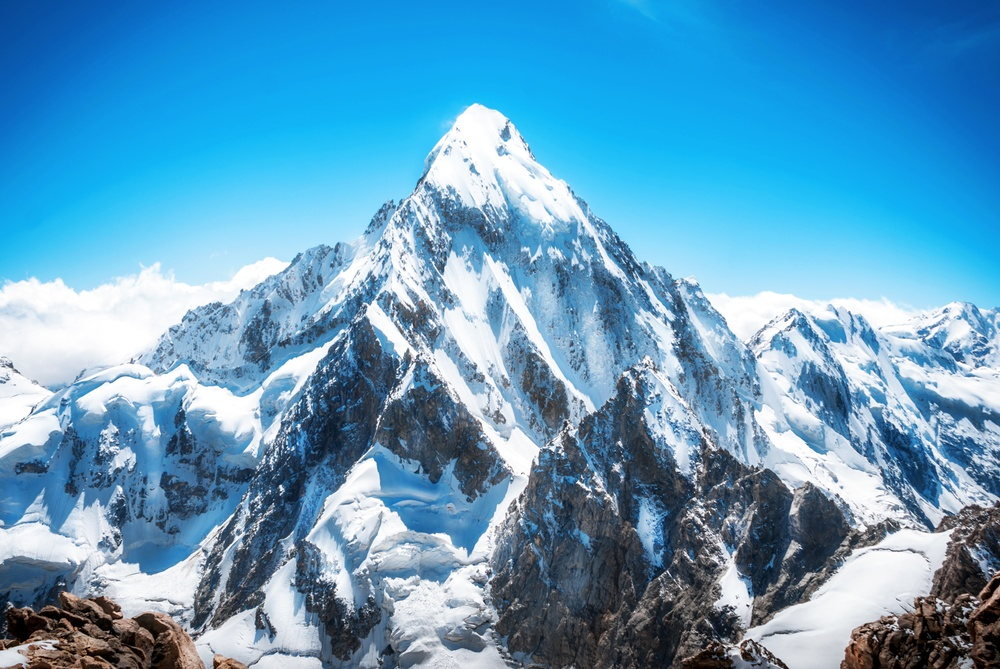
#> input picture img/mountain.jpg, 1000 x 669 px, shrunk from 3572 x 2391 before the run
$ python detection.py
#> lines starting #> are read from the running program, lines starting #| are printed output that depends on the picture; after the words box and inside, x2 and y2 are one past the last pixel; in counts of white or black regions, pixels touching at a corner belong together
import cv2
import numpy as np
from matplotlib import pyplot as plt

img = cv2.imread("img/mountain.jpg", 0)
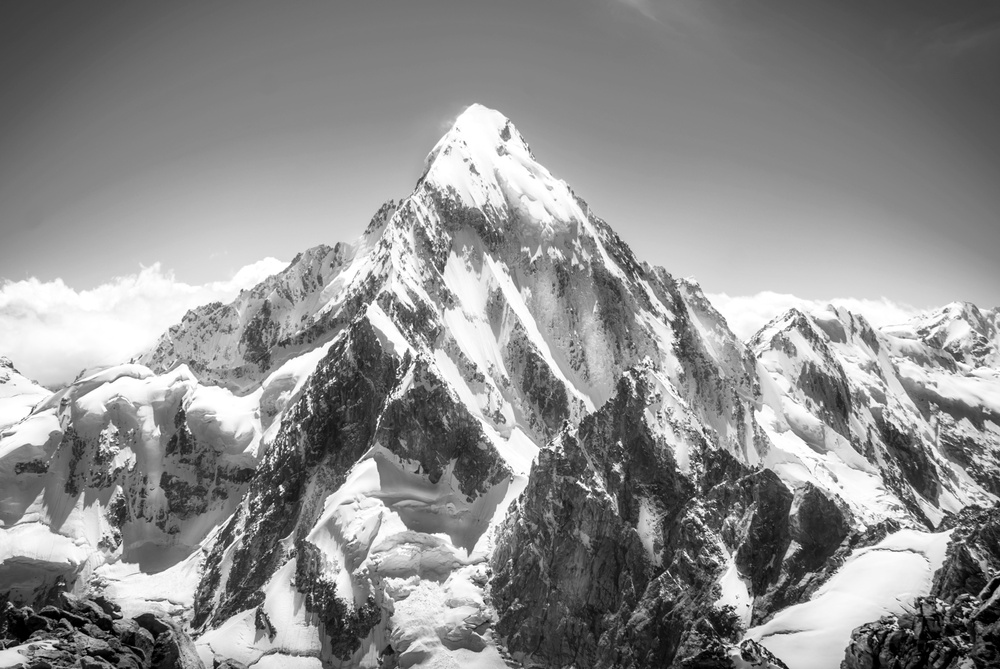
#> img: shape (669, 1000); min 0, max 255, mean 142.7
canny = cv2.Canny(img, 100, 200)
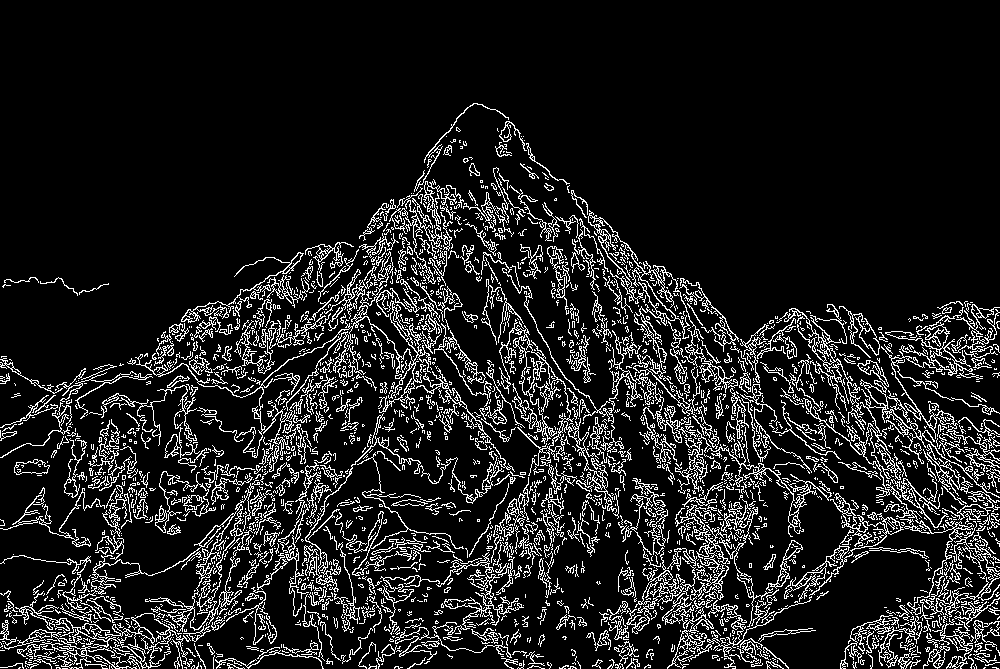
#> canny: shape (669, 1000); 12% white in thin lines or dots, all inside (x1, y1, x2, y2) = (0, 103, 1000, 669)

titles = ["Image", "CannyEdge"]
images = [img, canny]
for i in range(2):
    plt.subplot(1, 2, i + 1), plt.imshow(images[i], 'gray')
    plt.title(titles[i])
    plt.xticks([]), plt.yticks([])
plt.show()
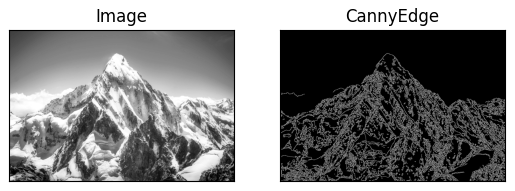
#> figure drawn by matplotlib, 2 panels
